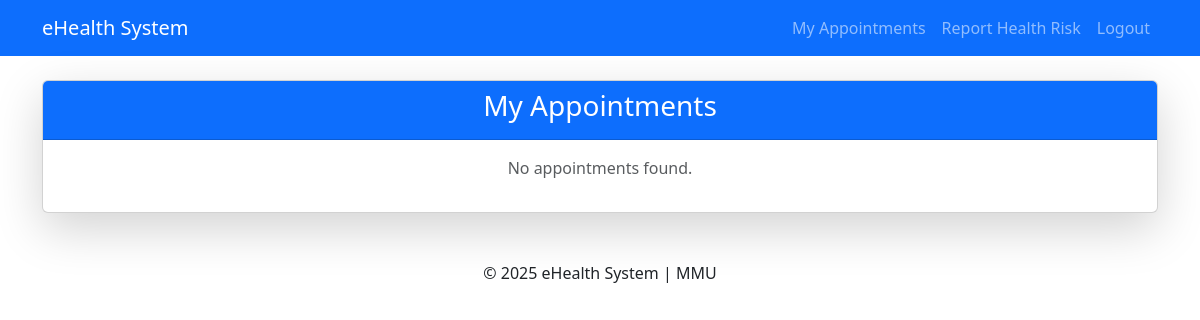
The page /appointments/my-appointments/ (signed in) on the database as committed earlier.
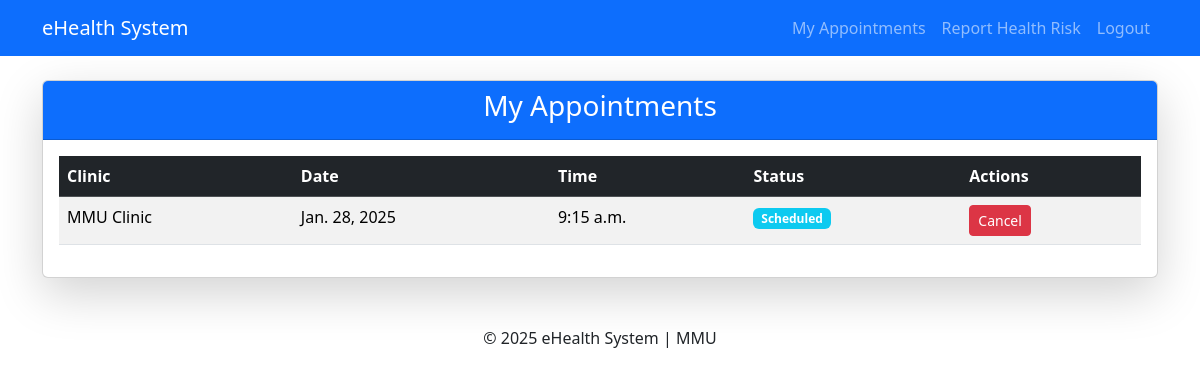
The same page on the database as committed later.
### appointments/models.py (models this page shows, shortened)
class Appointment(models.Model):
    appointment_id = models.CharField(max_length=50, unique=True, blank=True)
    appointment_date = models.DateField()
    appointment_time = models.TimeField(default=time(12, 0))
    resident = models.ForeignKey(settings.AUTH_USER_MODEL, on_delete=models.CASCADE)
    clinic = models.ForeignKey(Clinic, on_delete=models.CASCADE)
    result = models.TextField(blank=True, null=True)
    status = models.CharField(max_length=20, choices=[
        ('Scheduled', 'Scheduled'),
        ('Completed', 'Completed'),
        ('Cancelled', 'Cancelled'),
        ('Confirmed', 'Confirmed'),
    ], default='Scheduled')
    class Meta:
        constraints = [
            models.UniqueConstraint(
                fields=['appointment_date', 'appointment_time', 'clinic'],
                name='unique_clinic_appointment'
            )
        ]

class Clinic(models.Model):
    name = models.CharField(max_length=100)
    contact_info = models.CharField(max_length=100)

### appointments/views.py (the view)
# urls.py: path('my-appointments/', views.appointment_list, name='appointment_list'),
@login_required
def appointment_list(request):
    appointments = Appointment.objects.filter(resident=request.user)
    return render(request, 'appointments/appointment_list.html', {'appointments': appointments})

### appointments/templates/appointments/appointment_list.html (shortened to what this page needs)
{% extends 'base.html' %}
{% block content %}
  <div class="card shadow-lg">
      <div class="card-header bg-primary text-white">
          <h3 class="text-center">My Appointments</h3>
      </div>
      <div class="card-body">
          {% if appointments %}
              <table class="table table-striped">
                  <thead class="table-dark">
                      <tr>
                          <th>Clinic</th>
                          <th>Date</th>
                          <th>Time</th>
                          <th>Status</th>
                          <th>Actions</th>
                      </tr>
                  </thead>
                  <tbody>
                      {% for appointment in appointments %}
                          <tr>
                              <td>{{ appointment.clinic.name }}</td>
                              <td>{{ appointment.appointment_date }}</td>
                              <td>{{ appointment.appointment_time }}</td>
                              <td><span class="badge bg-info">{{ appointment.status }}</span></td>
                              <td>
                                <a href="{% url 'cancel_appointment' appointment.appointment_id %}" class="btn btn-danger btn-sm">Cancel</a>
                              </td>
                          </tr>
                      {% endfor %}
                  </tbody>
              </table>
          {% else %}
              <p class="text-center text-muted">No appointments found.</p>
          {% endif %}
      </div>
  </div>
{% endblock %}

Rows that differ between the two databases and show on the page:
added Appointment: clinic.name "MMU Clinic", appointment_date "Jan. 28, 2025", appointment_time "9:15 a.m.", status "Scheduled"
Other text that changed with them:
text no longer shown: "No appointments found."
text now shown: "Clinic Date Time Status Actions"
